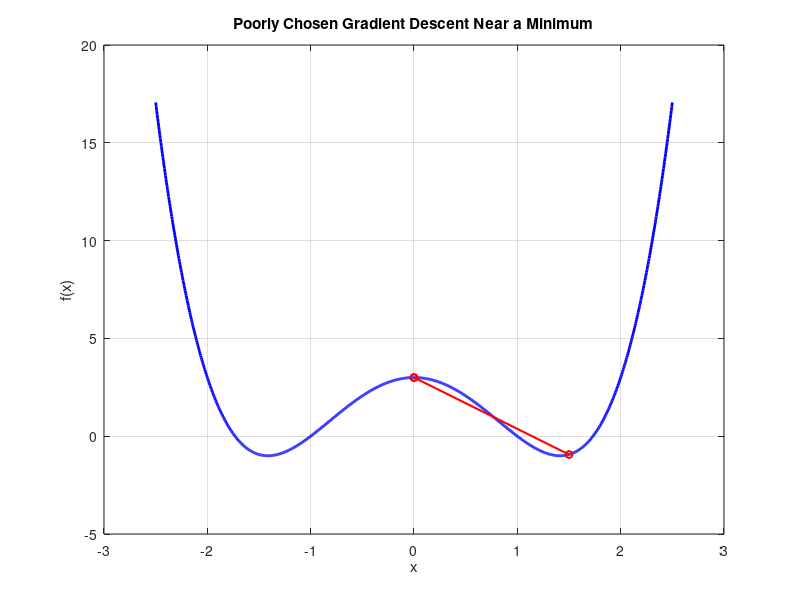

MATLAB code to generate this figure:
% Example 3: Poorly Chosen Gradient Descent Near a Minimum

% Define the function f(x) = x^4 - 4x^2 + 3
f = @(x) x.^4 - 4*x.^2 + 3;

% Define the gradient of f(x)
grad_f = @(x) 4*x.^3 - 8*x;

% Range of x
x = linspace(-2.5, 2.5, 1000);
y = f(x);

% Plot the function
figure;
plot(x, y, 'b-', 'LineWidth', 2);
hold on;
xlabel('x');
ylabel('f(x)');
title('Poorly Chosen Gradient Descent Near a Minimum');
grid on;

% Initial point for gradient descent
x0 = 1.5;
x_current = x0;
learning_rate = 1; % Large learning rate
max_iterations = 10;
trajectory = x_current;

for iter = 1:max_iterations
    grad = grad_f(x_current);
    x_next = x_current - learning_rate * grad;
    trajectory(end+1) = x_next;
    if abs(x_next - x_current) < 1e-6
        break;
    end
    x_current = x_next;
end

% Plot the trajectory
plot(trajectory, f(trajectory), 'ro-', 'LineWidth', 1.5, 'MarkerSize', 5);
hold off;
pause;
